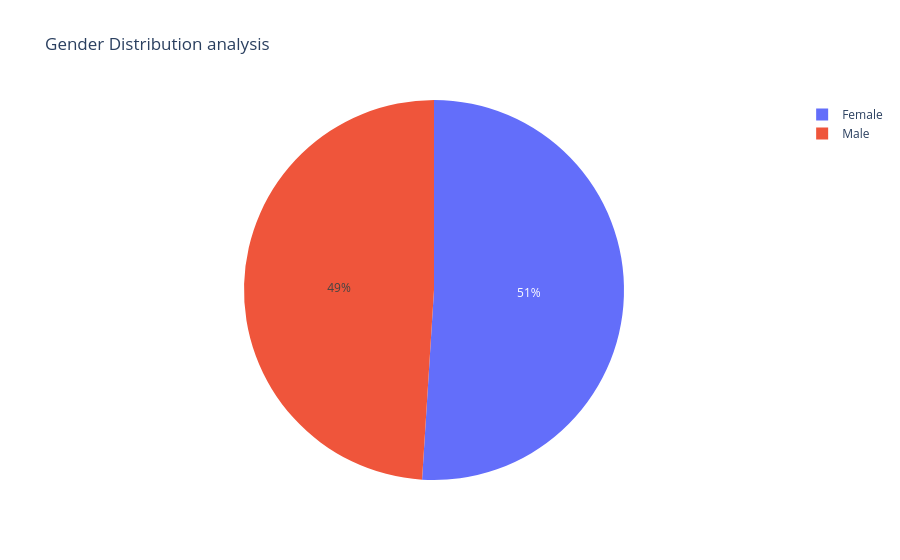

The cell this chart's notebook holds for it:
### Code cell
fig=px.pie(category_count,names='Gender',values='Count',title='Gender Distribution analysis')
fig.show()

### Figure 1 — Plotly figure (JSON) as saved in the notebook; plotly's stock layout.template omitted (floating-point values rounded to 4 significant figures)
{"data": [{"domain": {"x": [0, 1], "y": [0, 1]}, "hovertemplate": "Gender=%{label}<br>Count=%{value}<extra></extra>", "labels": ["Female", "Male"], "legendgroup": "", "name": "", "showlegend": true, "type": "pie", "values": [510, 490]}], "layout": {"legend": {"tracegroupgap": 0}, "title": {"text": "Gender Distribution analysis"}}}
